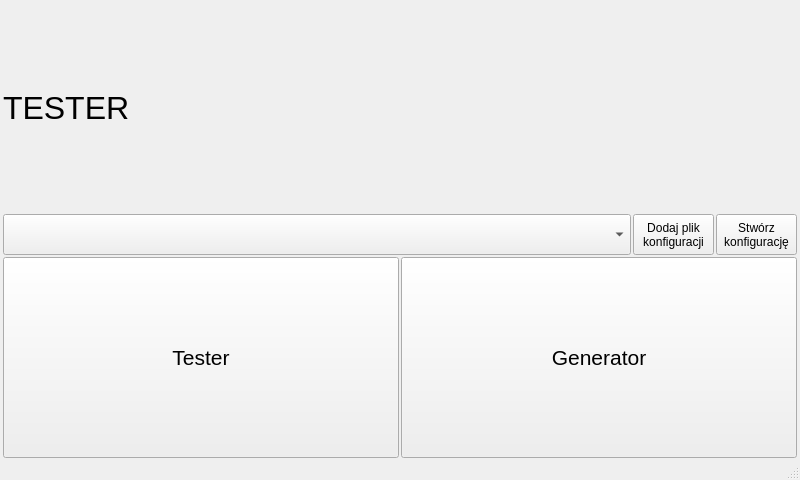
<?xml version="1.0" encoding="UTF-8"?>
<ui version="4.0">
 <class>MainWindow</class>
 <widget class="QMainWindow" name="MainWindow">
  <property name="geometry">
   <rect>
    <x>0</x>
    <y>0</y>
    <width>800</width>
    <height>480</height>
   </rect>
  </property>
  <property name="minimumSize">
   <size>
    <width>800</width>
    <height>480</height>
   </size>
  </property>
  <property name="maximumSize">
   <size>
    <width>800</width>
    <height>480</height>
   </size>
  </property>
  <property name="windowTitle">
   <string>MainWindow</string>
  </property>
  <property name="autoFillBackground">
   <bool>false</bool>
  </property>
  <property name="styleSheet">
   <string notr="true"/>
  </property>
  <widget class="QWidget" name="centralwidget">
   <layout class="QGridLayout" name="gridLayout">
    <property name="leftMargin">
     <number>3</number>
    </property>
    <property name="topMargin">
     <number>3</number>
    </property>
    <property name="rightMargin">
     <number>3</number>
    </property>
    <property name="bottomMargin">
     <number>0</number>
    </property>
    <property name="spacing">
     <number>2</number>
    </property>
    <item row="0" column="0" colspan="3">
     <widget class="QLabel" name="label">
      <property name="font">
       <font>
        <pointsize>24</pointsize>
       </font>
      </property>
      <property name="text">
       <string>TESTER</string>
      </property>
     </widget>
    </item>
    <item row="1" column="0">
     <widget class="QComboBox" name="comboBoxConfigurationType">
      <property name="minimumSize">
       <size>
        <width>0</width>
        <height>41</height>
       </size>
      </property>
      <property name="maximumSize">
       <size>
        <width>16777215</width>
        <height>41</height>
       </size>
      </property>
      <property name="font">
       <font>
        <pointsize>16</pointsize>
       </font>
      </property>
     </widget>
    </item>
    <item row="1" column="1">
     <widget class="QPushButton" name="pushButtonAddConfiguration">
      <property name="minimumSize">
       <size>
        <width>81</width>
        <height>41</height>
       </size>
      </property>
      <property name="maximumSize">
       <size>
        <width>81</width>
        <height>41</height>
       </size>
      </property>
      <property name="text">
       <string>Dodaj plik
konfiguracji</string>
      </property>
     </widget>
    </item>
    <item row="1" column="2">
     <widget class="QPushButton" name="pushButtonCreateConfiguration">
      <property name="minimumSize">
       <size>
        <width>81</width>
        <height>41</height>
       </size>
      </property>
      <property name="maximumSize">
       <size>
        <width>81</width>
        <height>41</height>
       </size>
      </property>
      <property name="text">
       <string>Stwórz
konfigurację</string>
      </property>
     </widget>
    </item>
    <item row="2" column="0" colspan="3">
     <layout class="QHBoxLayout" name="horizontalLayout">
      <property name="spacing">
       <number>2</number>
      </property>
      <item>
       <widget class="QPushButton" name="pushButtonTester">
        <property name="minimumSize">
         <size>
          <width>0</width>
          <height>201</height>
         </size>
        </property>
        <property name="font">
         <font>
          <pointsize>16</pointsize>
         </font>
        </property>
        <property name="text">
         <string>Tester</string>
        </property>
       </widget>
      </item>
      <item>
       <widget class="QPushButton" name="pushButtonGenerator">
        <property name="minimumSize">
         <size>
          <width>0</width>
          <height>201</height>
         </size>
        </property>
        <property name="font">
         <font>
          <pointsize>16</pointsize>
         </font>
        </property>
        <property name="text">
         <string>Generator</string>
        </property>
       </widget>
      </item>
     </layout>
    </item>
   </layout>
  </widget>
  <widget class="QStatusBar" name="statusbar"/>
 </widget>
 <resources/>
 <connections/>
</ui>
